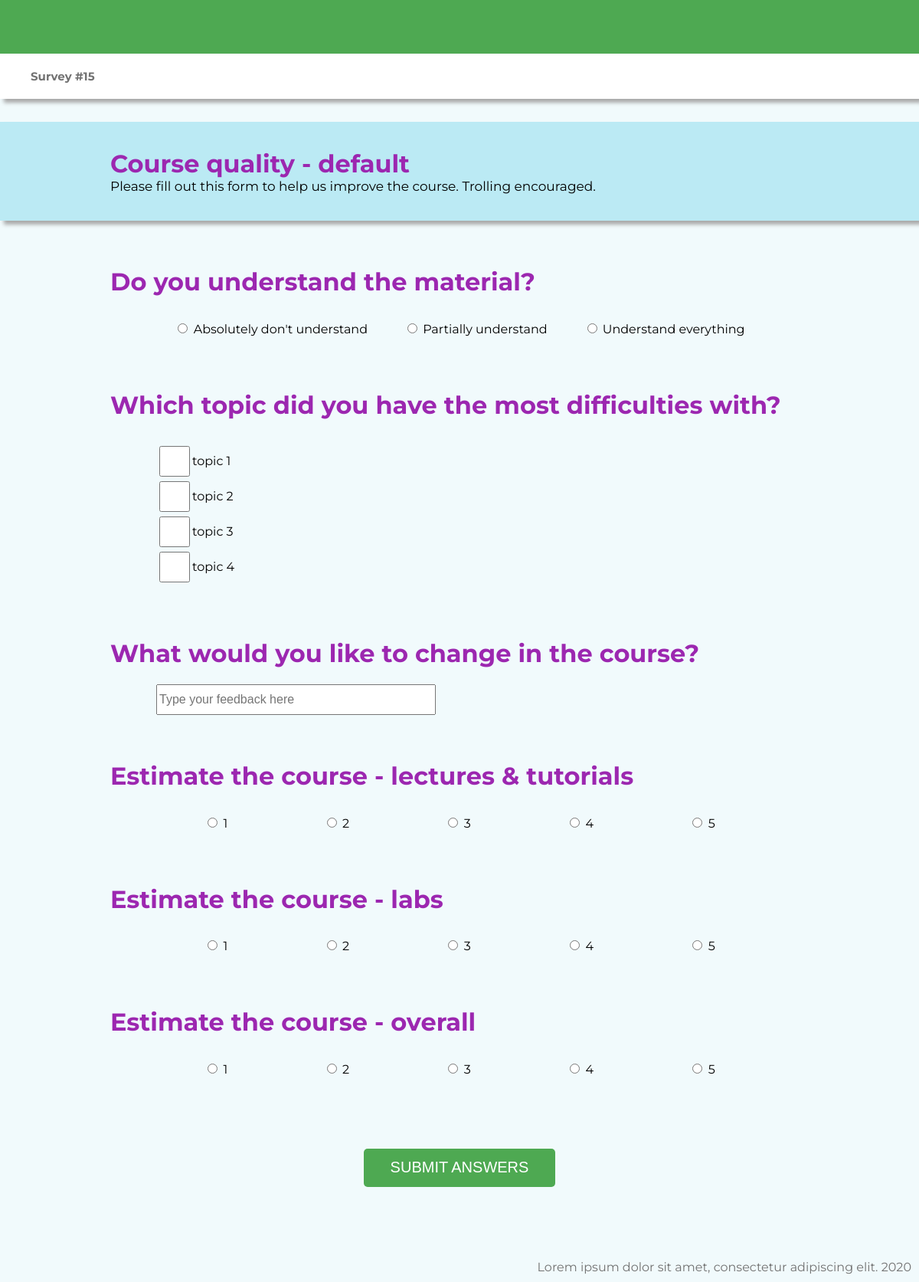
The app's page /polls/15/ with its own data.
### polls/models.py (models this page shows, shortened)
class Poll(models.Model):
    poll_name = models.CharField(max_length=200)
    pub_date = models.DateTimeField('date published')
    open_date = models.DateTimeField()
    close_date = models.DateTimeField()
    teachers = models.ForeignKey(Teaches, on_delete=models.CASCADE, null=True, default=None)
    is_from_default = models.BooleanField(default=True)
    def was_published_recently(self):
        now = timezone.now()
        return now - datetime.timedelta(days=1) <= self.pub_date <= now
    def create_similar(modeladmin, request, queryset):
        for p in queryset:
            p1 = p.copy()
    create_similar.short_discription = "Create copies of selected polls"
    was_published_recently.admin_order_field = 'pub_date'
    was_published_recently.boolean = True
    was_published_recently.short_description = 'Published recently?'

class Question(models.Model):
    TYPE_CHOICES = [
        (0, 'Single choice'),
        (1, 'Multichoice'),
        (2, 'Input text'),
        ]
    poll = models.ForeignKey(Poll, on_delete=models.CASCADE)
    question_text = models.CharField(max_length=200)
    type = models.SmallIntegerField(default='0', choices=TYPE_CHOICES)

class Choice(models.Model):
    question = models.ForeignKey(Question, on_delete=models.CASCADE)
    choice_text = models.CharField(max_length=200)
    votes = models.IntegerField(default=0)

### polls/views.py (the view)
# urls.py: path('<int:pk>/', views.DetailView.as_view(), name='detail'),
class DetailView(generic.DetailView):
    model = Poll
    template_name = 'polls/default_poll.html'
    def get_queryset(self):
        return Poll.objects.filter(pub_date__lte=timezone.now())

### polls/templates/polls/default_poll.html (shortened to what this page needs)
<!DOCTYPE html>
 <html lang="en">
 <head>
     {% load static %}
     <link rel="stylesheet" href="{% static 'style.css' %}">
     <link rel="stylesheet" href="{% static 'polls/poll_style.css' %}">
     <link rel="stylesheet" href="{% static 'polls/poll_style_mobile.css' %}">
 </head>
 <body>
     <header>
        <div class="green_stripe">
        </div>
        <div class="white_stripe">
            <h1 class="survey_number">Survey #{{ poll.id }}</h1>
        </div>
    </header>
     <div class="poll_title">
         <h1 class="poll_name">{{poll.poll_name}}</h1>
         <p class="poll_subtitle">Please fill out this form to help us improve the course. Trolling encouraged. </p>
     </div>
    <form action="{% url 'polls:vote' poll.id %}" method="post">{% csrf_token %}
        <div class="question_block">
             {% for question in poll.question_set.all %}
             <div class="question">
                 <h1 class="question_statement">{{question.question_text}}</h1>
                 {% if question.type == 0 %}
                 <div class="radio_option">
                     {% for choice in question.choice_set.all %}
                             <div>
                                 <input type="radio" name="{{question.id}}" id="choice{{ choice.id  }}" value="{{ choice.id }}">
                                 <label for="choice{{ choice.id  }}">{{ choice.choice_text }}</label><br>
                             </div>
                     {% endfor %}
                 </div>
                 {% elif question.type == 1 %}
                    <div class="mchoice_option">
                    {% for choice in question.choice_set.all %}
                        <div>
                            <input type="checkbox" name="{{question.id}}" id="choice.{{ choice.id  }}" value="{{ choice.id }}">
                            <label for="choice{{ choice.id  }}">{{ choice.choice_text }}</label><br>
                        </div>
                    {% endfor %}
                     </div>
                 {% else %}
                     <input type="text" class="small_text_option" placeholder="Type your feedback here" name="{{question.id}}" id="{{question.id}}">
                 {% endif %}
             </div>
             {% endfor %}
         </div>
         <div class="submit_button">
              <button type="submit" id="submit_default_survey">SUBMIT ANSWERS</button>
         </div>
     </form>
     <footer>
         <div>Lorem ipsum dolor sit amet, consectetur adipiscing elit. 2020</div>
     </footer>
 </body>
 </html>

### polls/static/style.css (style rules this page uses)
* { box-sizing: border-box; }
html, body { margin: 0; padding: 0; height: 100%; }
body { background-color: #F1FAFC; font-family: Montserrat, serif; font-style: normal; font-weight: normal; }
button { background-color: #4EA952; border: none; margin: 2%; width: 60%; height: 35px; font-size: 20px; color: white; outline: none; cursor: pointer; }
.green_stripe { color: #0D3911; background-color: #4EA952; padding: 10px 40px; height: 70px; display: flex; flex-direction: row; justify-content: space-between; }

### polls/static/polls/poll_style.css (style rules this page uses)
header { width: 100%; }
.white_stripe { background-color: white; padding: 10px 40px; -webkit-box-shadow: 5px 5px 5px darkgray; box-shadow: 5px 5px 5px darkgray; display: -webkit-box; display: -ms-flexbox; display: flex; -webkit-box-pack: justify; -ms-flex-pack: justify; justify-content: space-between; -webkit-box-align: center; -ms-flex-align: center; align-items: center; -webkit-box-orient: horizontal; -webkit-box-direction: normal; -ms-flex-direction: row; flex-direction: row; }
.white_stripe .survey_number { font-size: 15px; color: #727272; }
.poll_title { background-color: #BBEAF4; margin: 30px 0; padding: 35px 12%; -webkit-box-shadow: 5px 5px 5px darkgray; box-shadow: 5px 5px 5px darkgray; }
.poll_title .poll_name { color: #9C27B0; margin: 0; }
.poll_title .poll_subtitle { margin: 0; font-size: 17px; }
.question_block { margin: 35px 12%; }
.question_statement { color: #9C27B0; }
.question { margin: 60px 0; }
.radio_option { display: -webkit-box; display: -ms-flexbox; display: flex; -webkit-box-align: center; -ms-flex-align: center; align-items: center; -ms-flex-pack: distribute; justify-content: space-around; padding: 10px 60px; }
.mchoice_option { padding: 10px 60px; }
.mchoice_option div { display: -webkit-box; display: -ms-flexbox; display: flex; -webkit-box-align: center; -ms-flex-align: center; align-items: center; }
.mchoice_option input { height: 40px; width: 40px; }
.small_text_option { margin: 0 60px; height: 40px; width: 40%; font-size: 16px; }
.submit_button { display: -webkit-box; display: -ms-flexbox; display: flex; -webkit-box-align: center; -ms-flex-align: center; align-items: center; -webkit-box-pack: center; -ms-flex-pack: center; justify-content: center; }
button { height: 50px; width: 250px; font-size: 20px; border-radius: 5px; }
footer { height: 100px; display: -webkit-box; display: -ms-flexbox; display: flex; -webkit-box-align: end; -ms-flex-align: end; align-items: flex-end; -webkit-box-pack: end; -ms-flex-pack: end; justify-content: flex-end; padding: 10px; }
footer div { color: #727272; }

### records on screen
Poll: id "15", poll_name "Course quality - default"
Question: question_text "Do you understand the material?"
Choice: choice_text "Absolutely don't understand"
Choice: choice_text "Partially understand"
Choice: choice_text "Understand everything"
Question: question_text "Which topic did you have the most difficulties with?"
Choice: choice_text "topic 1"
Choice: choice_text "topic 2"
Choice: choice_text "topic 3"
Choice: choice_text "topic 4"
Question: question_text "What would you like to change in the course?"
Question: question_text "Estimate the course - lectures & tutorials"
Choice: choice_text "1"
Choice: choice_text "2"
Choice: choice_text "3"
Choice: choice_text "4"
Choice: choice_text "5"
Question: question_text "Estimate the course - labs"
Choice: choice_text "1"
Choice: choice_text "2"
Choice: choice_text "3"
Choice: choice_text "4"
Choice: choice_text "5"
Question: question_text "Estimate the course - overall"
Choice: choice_text "1"
Choice: choice_text "2"
Choice: choice_text "3"
Choice: choice_text "4"
Choice: choice_text "5"
